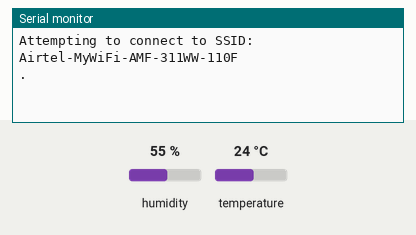
This sketch was run on a simulated ESP32. On the bench: the last lines printed to the serial monitor. The test bench sets the inputs (shaded band); at power-on: humidity 55 %, temperature 24 °C. WiFi joins after 1.5 s; servers stay silent unless stated.

Above: at 1.2 s.
1.3 s: humidity set to 22 %
At 5.23 s:
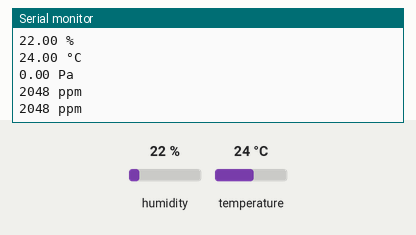
At 6.0 s:
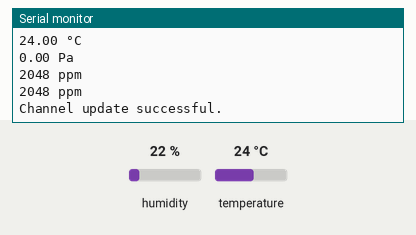

The sketch:

WriteMultipleFields_UAV.ino
```cpp
#include <WiFi.h>
#include <WiFiClient.h>
#include <SPI.h>
#include "secrets.h"
#include "ThingSpeak.h" // always include thingspeak header file after other header files and custom macros
#include <Wire.h>
#include "BMP085.h"
//#include <Adafruit_BMP085.h>
//Adafruit_BMP085 bmp;
#include <DHT.h>
#define DHTPIN 04
#define DHTTYPE DHT11
DHT dht(DHTPIN, DHTTYPE);

char ssid[] = SECRET_SSID;   // your network SSID (name)
char pass[] = SECRET_PASS;   // your network password
int keyIndex = 0;            // your network key Index number (needed only for WEP)
WiFiClient  client;

unsigned long myChannelNumber = SECRET_CH_ID;
const char * myWriteAPIKey = SECRET_WRITE_APIKEY;

float pressure;
float mbar;
BMP085 myBarometer; // initialise pressure sensor

int MQ135_analog = 35;
int MQ7_analog = 34;

void setup() {
  Serial.begin(115200);  //Initialize serial
  dht.begin();
  myBarometer.init();
  pinMode(MQ7_analog, INPUT);
  pinMode(MQ135_analog, INPUT);
  WiFi.mode(WIFI_STA);
  ThingSpeak.begin(client);  // Initialize ThingSpeak
}

void loop() {
  // Connect or reconnect to WiFi
  if(WiFi.status() != WL_CONNECTED){
    Serial.print("Attempting to connect to SSID: ");
    Serial.println(SECRET_SSID);
    while(WiFi.status() != WL_CONNECTED){
      WiFi.begin(ssid, pass);  // Connect to WPA/WPA2 network. Change this line if using open or WEP network
      Serial.print(".");
      delay(5000);
    }
    Serial.println("\nConnected.");
  }
  float h=dht.readHumidity();
  float t=dht.readTemperature();
  Serial.print(h);
  Serial.println(" %");
  Serial.print(t);
    Serial.println(" °C");

pressure = myBarometer.bmp085GetPressure(myBarometer.bmp085ReadUP()); // read pressure value in pascals
  mbar = pressure / 100; // convert millibar to pascals

//  Serial.print("Pressure at sealevel (calculated) = ");
 // int p=bmp.readSealevelPressure();
  Serial.print(mbar);
  Serial.println(" Pa");
  int MQ135_read = analogRead(MQ135_analog);
  int MQ7_read = analogRead(MQ7_analog);
  Serial.print(MQ135_read);
      Serial.println(" ppm");
  Serial.print(MQ7_read);
      Serial.println(" ppm");

  // set the fields with the values
  ThingSpeak.setField(1, MQ7_read);
  ThingSpeak.setField(2, MQ135_read);
  ThingSpeak.setField(3, t);
  ThingSpeak.setField(4, h);
  ThingSpeak.setField(5, mbar);

  // write to the ThingSpeak channel
  int x = ThingSpeak.writeFields(myChannelNumber, myWriteAPIKey);
  if(x == 200){
    Serial.println("Channel update successful.");
  }
  else{
    Serial.println("Problem updating channel. HTTP error code " + String(x));
  }
  delay(20000); // Wait 20 seconds to update the channel again
}
```

secrets.h
```cpp
// Use this file to store all of the private credentials
// and connection details

#define SECRET_SSID "Airtel-MyWiFi-AMF-311WW-110F"    // replace MySSID with your WiFi network name
#define SECRET_PASS "46c2c5a9"  // replace MyPassword with your WiFi password

#define SECRET_CH_ID 1873257      // replace 0000000 with your channel number
#define SECRET_WRITE_APIKEY "MW6OE1EQM9OX949U"   // replace XYZ with your channel write API Key
```

Measured:
- after the input at 1.3 s, the serial monitor: prints a new line after 3.7 s (image 1)
